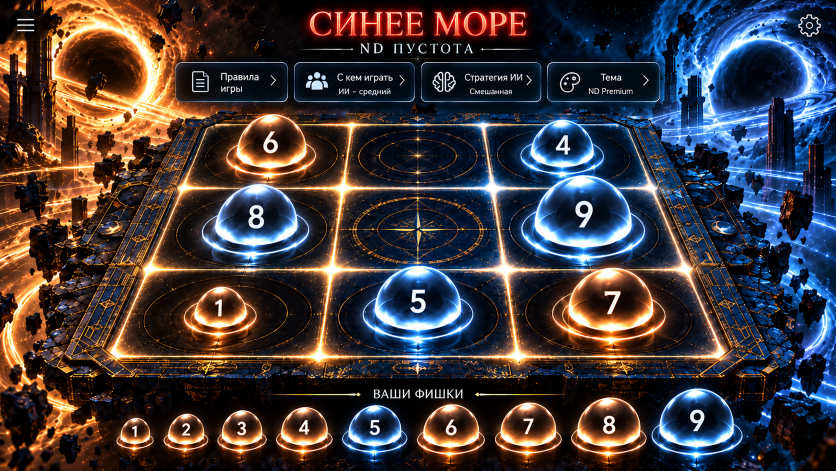
#> input picture sinee-more-godot/assets/a5_void_ranked/01_nd_premium_void_canon_source.png, 1672 x 941 px (shown at 1/2 size)
$ python build_canonical_menu_plates.py
#> lines starting #> are read from the running program, lines starting #| are printed output that depends on the picture; after the words box and inside, x2 and y2 are one past the last pixel; in counts of white or black regions, pixels touching at a corner belong together
"""Extract the seven approved menu glyph plates as live, hit-tested UI art.

The accepted PNGs remain immutable. Only derivative scenery-perimeter alpha is
cut under each extracted plate, preventing a doubled/distorted menu glyph.
"""
from __future__ import annotations

import hashlib
import json
from pathlib import Path
from PIL import Image, ImageDraw

ROOT = Path(__file__).resolve().parents[1]
ASSETS = ROOT / "assets"
CANON = [
    ("a5_void_ranked", "01_nd_premium_void_canon_source.png", (18, 18, 112, 88), 18),
    ("a5_pirate_ranked", "02_pirate_sea_canon_source.png", (27, 19, 96, 90), 14),
    ("a5_atlantis_ranked", "03_atlantis_canon_source.png", (21, 22, 108, 98), 17),
    ("a5_gods_ranked", "04_gods_of_the_deep_canon_source.png", (22, 19, 111, 97), 19),
    ("a5_sand_ranked", "05_sand_sea_canon_source.png", (24, 20, 107, 97), 17),
    ("a5_night_ranked", "06_night_sea_canon_source.png", (17, 19, 112, 99), 20),
    ("a5_northern_ranked", "07_northern_sea_canon_source.png", (20, 19, 111, 97), 19),
]


def digest(path: Path) -> str:
    return hashlib.sha256(path.read_bytes()).hexdigest()


def build() -> list[dict]:
    expected = json.loads((ROOT / "tools" / "approved_seven_world_manifest.json").read_text())
#> (reads sinee-more-godot/tools/approved_seven_world_manifest.json from the repository)
    expected_images = expected.get("images", [])
    assert len(expected_images) == 7
    dest = ASSETS / "a5_menu_plates"
    dest.mkdir(exist_ok=True)
    records = []
    for i, (folder, name, bounds, radius) in enumerate(CANON):
        original = ASSETS / folder / name
        assert digest(original) == expected_images[i]["sha256"], f"Canonical PNG changed: {name}"
        source = Image.open(original).convert("RGBA")
        x0, y0, x1, y1 = bounds
        w, h = x1 - x0, y1 - y0
        mask = Image.new("L", (w, h), 0)
#> mask: PIL image 94x70 L; every value is 0
        ImageDraw.Draw(mask).rounded_rectangle((0, 0, w - 1, h - 1), radius=radius, fill=255)
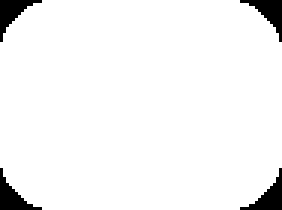
#> mask: PIL image 94x70 L (shown 3 times larger); 95.5% white; 4 black regions, box (x1, y1, x2, y2) and area: (0, 0, 14, 14) 74, (80, 0, 94, 14) 74, (0, 56, 14, 70) 74, (80, 56, 94, 70) 74
        plate = source.crop(bounds)
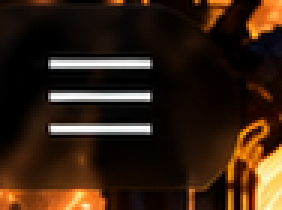
#> plate: PIL image 94x70 RGBA (shown 3 times larger); mean R, G, B, A 53.2, 33.9, 19.3, 255
        plate.putalpha(mask)
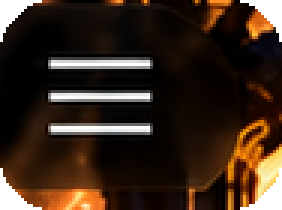
#> plate: PIL image 94x70 RGBA (shown 3 times larger); mean R, G, B, A 53.2, 33.9, 19.3, 243.5; transparent parts drawn white
        if i == 0:
            # Void alone intentionally omits the busy cosmic screenshot ring.
            # Retain its approved three-bar glyph, but clean the surrounding
            # cosmic orange from the *derived UI plate*, never from canon.
            # Otherwise a conspicuous orange screenshot patch appears over
            # the accepted minimal warm/cool split field.
            for yy in range(h):
                for xx in range(w):
                    if mask.getpixel((xx, yy)) == 0:
                        continue
                    r, g, b, _ = plate.getpixel((xx, yy))
                    neutral_glyph = (13 <= xx <= 70 and 16 <= yy <= 54
                                     and min(r, g, b) >= 65
                                     and max(r, g, b) - min(r, g, b) < 34)
                    if not neutral_glyph:
                        plate.putpixel((xx, yy), (13, 14, 19, 255))
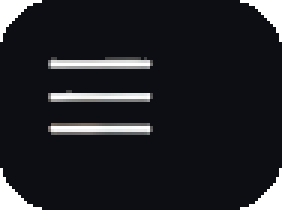
#> plate: PIL image 94x70 RGBA (shown 3 times larger); mean R, G, B, A 28.7, 27.2, 29.2, 243.5; transparent parts drawn white
        target = dest / f"world_{i:02d}.png"
        plate.save(target, optimize=True)
        perimeter_path = ASSETS / "a5_scenery_perimeter" / f"world_{i:02d}.png"
#> (the run stopped early here; a loop or call above may not have finished)
